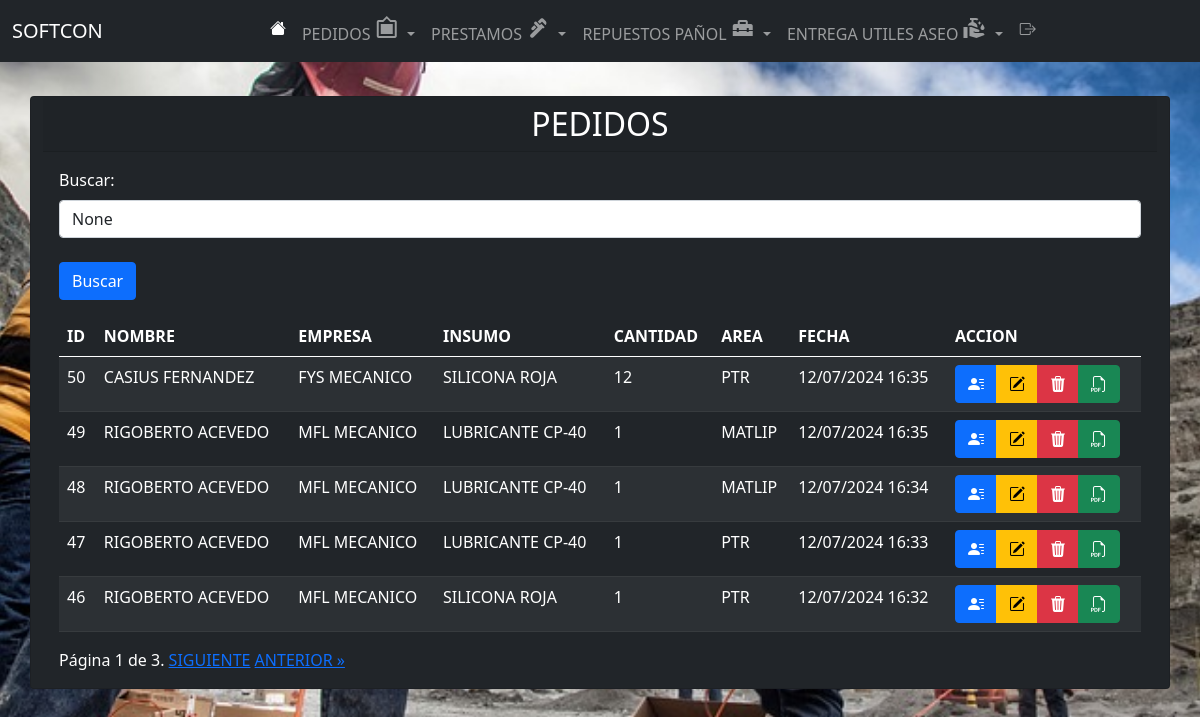
Screenshot of /lista_pedido/ (signed in) with the database file from the repository.
### app/models.py (models this page shows, shortened)
class Pedido(models.Model):
    solicitante = models.ForeignKey(Obrero, related_name="pedido", on_delete=models.CASCADE, verbose_name="OBRERO")
    compañia = models.ForeignKey(Empresa, related_name="Pedido", on_delete=models.CASCADE, verbose_name="EMPRESA")
    insumo = models.ForeignKey(Material, related_name="Pedido", on_delete=models.CASCADE, verbose_name="INSUMO")
    cantidad = models.IntegerField(verbose_name="CANTIDAD")
    area = models.CharField(max_length=100, verbose_name="AREA")
    fecha_pedido = models.DateTimeField(default=timezone.now)
    def fecha_pedido_formatted(self):
        return self.fecha_pedido.strftime("%d/%m/%Y %H:%M")

class Obrero(models.Model):
    nombre = models.CharField(max_length=100)
    def __str__(self):
        return self.nombre

class Empresa(models.Model):
    nombre = models.CharField(max_length=100)
    def __str__(self):
        return self.nombre

class Material(models.Model):
    nombre = models.CharField(max_length=100)
    def __str__(self):
        return self.nombre

### app/views.py (the view, shortened to what this page needs)
# urls.py: path('lista_pedido/', lista_pedido, name='lista_pedido'),
@login_required
def lista_pedido(request):
    search_term = request.GET.get('buscar')
    pedidos_list = Pedido.objects.all()
    pedidos_list = pedidos_list.order_by('-fecha_pedido')
    paginator = Paginator(pedidos_list, 5)
    page_number = request.GET.get('page')
    page_obj = paginator.get_page(page_number)
    context = {
        'pedidos': page_obj,
        'search_term': search_term,
    }
    return render(request, 'app/lista_pedido.html', context)

### app/templates/app/lista_pedido.html (shortened to what this page needs)
{% extends 'app/base.html' %}
{% load static %}
{% block content %}
<br><br><br><br>
<div class="container">
  <div class="row justify-content-center">
    <div class="card bg-dark text-white">
      <h2 class="card-header text-center">PEDIDOS</h2>
      <div class="card-body">
        <div class="mb-3">
          <form method="GET" action="{% url 'lista_pedido' %}">
            <label for="buscar" class="form-label">Buscar:</label>
            <input type="text" class="form-control" id="buscar" name="buscar" placeholder="Escribe para buscar..."
              value="{{ search_term }}">
            <br>
            <button type="submit" class="btn btn-primary">Buscar</button>
          </form>
        </div>
        <div class="table-responsive">
          <table class="table mx-auto table-dark table-striped" id="tabla-pedidos">
            <thead>
              <tr>
                <th>ID</th>
                <th>NOMBRE</th>
                <th>EMPRESA</th>
                <th>INSUMO</th>
                <th>CANTIDAD</th>
                <th>AREA</th>
                <th>FECHA</th>
                <th>ACCION</th>
              </tr>
            </thead>
            <tbody>
              {% for pedido in pedidos %}
              <tr>
                <td>{{ pedido.id }}</td>
                <td>{{ pedido.solicitante }}</td>
                <td>{{ pedido.compañia }}</td>
                <td>{{ pedido.insumo }}</td>
                <td>{{ pedido.cantidad }}</td>
                <td>{{ pedido.area }}</td>
                <td>{{ pedido.fecha_pedido_formatted }}</td>
                <td>
                  <div class="btn-group" role="group">
                    <a href="{% url 'lista_pedido_trabajador' pedido.solicitante.id %}" class="btn btn-primary"><i class="bi bi-person-lines-fill"></i></a>
                    <button class="btn btn-warning" onclick="window.location.href='{% url 'editar_pedido' pedido.id %}'"><i class="bi bi-pencil-square"></i></button>
                    <button class="btn btn-danger" onclick="confirmarEliminacion('{{ pedido.id }}')">
                      <i class="bi bi-trash3-fill"></i>
                    </button>
                    <a href="{% url 'generar_pdf_pedidos' %}?buscar={{ search_term }}" class="btn btn-success"><i class="bi bi-filetype-pdf"></i></a>
                  </div>
                </td>
              </tr>
              {% endfor %}
            </tbody>
          </table>
        </div>
        <div class="pagination">
          <span class="step-links">
            <span class="current">
              Página {{ pedidos.number }} de {{ pedidos.paginator.num_pages }}.
            </span>
            {% if pedidos.has_next %}
            <a href="?page={{ pedidos.next_page_number }}{% if search_term %}&buscar={{ search_term }}{% endif %}">SIGUIENTE</a>
            <a href="?page={{ pedidos.paginator.num_pages }}{% if search_term %}&buscar={{ search_term }}{% endif %}">ANTERIOR &raquo;</a>
            {% endif %}
          </span>
        </div>
      </div>
    </div>
  </div>
</div>
{% endblock %}

### rows the page displays
Pedido: id "50", solicitante "CASIUS FERNANDEZ", compañia "FYS MECANICO", insumo "SILICONA ROJA", cantidad "12", area "PTR", fecha_pedido_formatted "12/07/2024 16:35"
Pedido: id "49", solicitante "RIGOBERTO ACEVEDO", compañia "MFL MECANICO", insumo "LUBRICANTE CP-40", cantidad "1", area "MATLIP", fecha_pedido_formatted "12/07/2024 16:35"
Pedido: id "48", solicitante "RIGOBERTO ACEVEDO", compañia "MFL MECANICO", insumo "LUBRICANTE CP-40", cantidad "1", area "MATLIP", fecha_pedido_formatted "12/07/2024 16:34"
Pedido: id "47", solicitante "RIGOBERTO ACEVEDO", compañia "MFL MECANICO", insumo "LUBRICANTE CP-40", cantidad "1", area "PTR", fecha_pedido_formatted "12/07/2024 16:33"
Pedido: id "46", solicitante "RIGOBERTO ACEVEDO", compañia "MFL MECANICO", insumo "SILICONA ROJA", cantidad "1", area "PTR", fecha_pedido_formatted "12/07/2024 16:32"

### other values shown
{{ pedidos.number }} "1"
{{ pedidos.paginator.num_pages }} "3"
